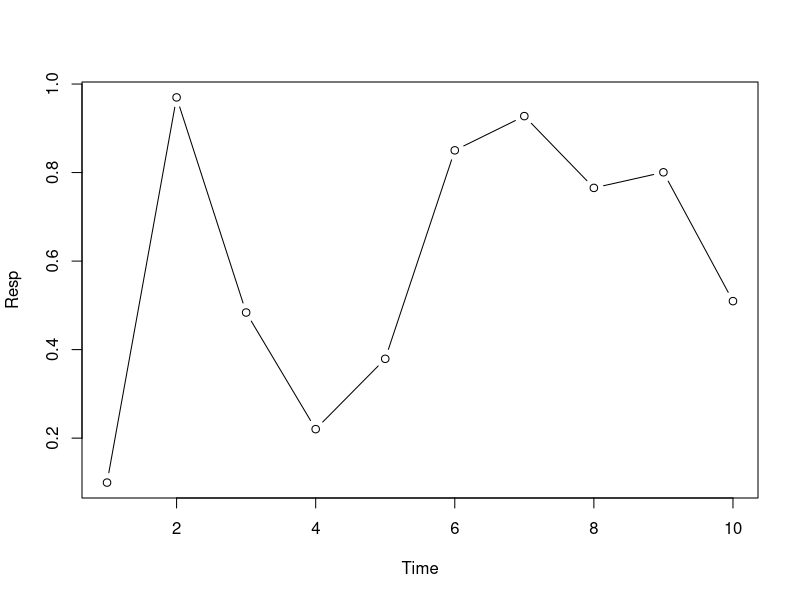

Recreate this plot in R.
## ------------------------------------------------------------------------
# Use comments profusely in your code!
Time <- seq(1,10) #seq makes integer sequence
print(Time)       #show contents
Resp <- runif(10) # get 10 random uniforms
print(Resp)
plot(x=Time, y=Resp, type="b")

## ---- eval=FALSE---------------------------------------------------------
## plot(runif(20))
## print(seq(1,5))

